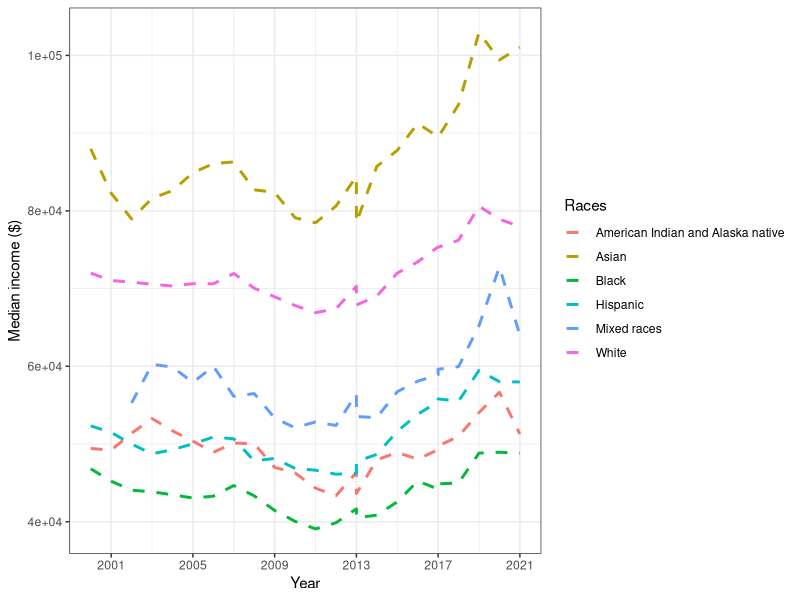
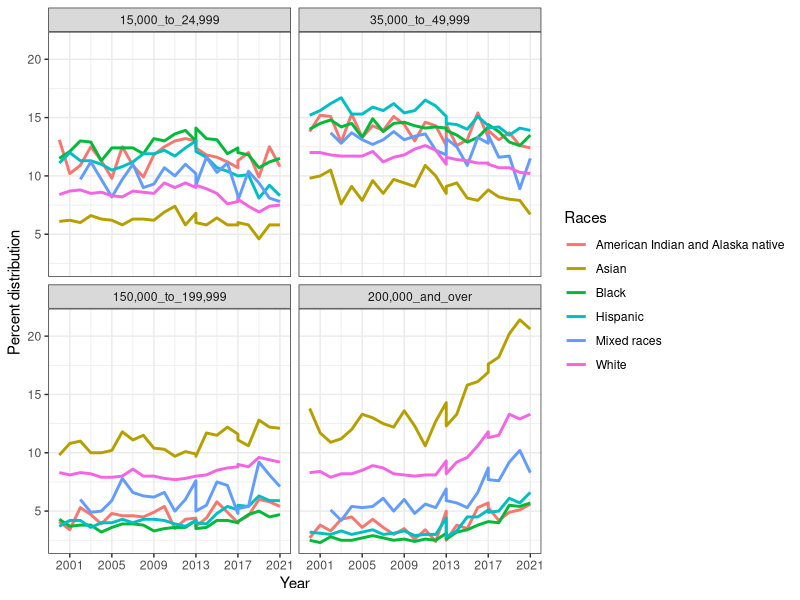
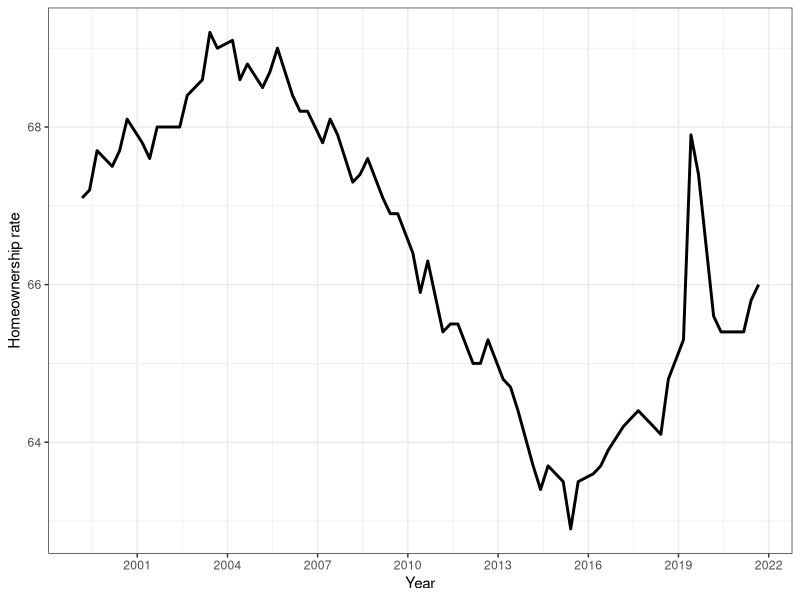
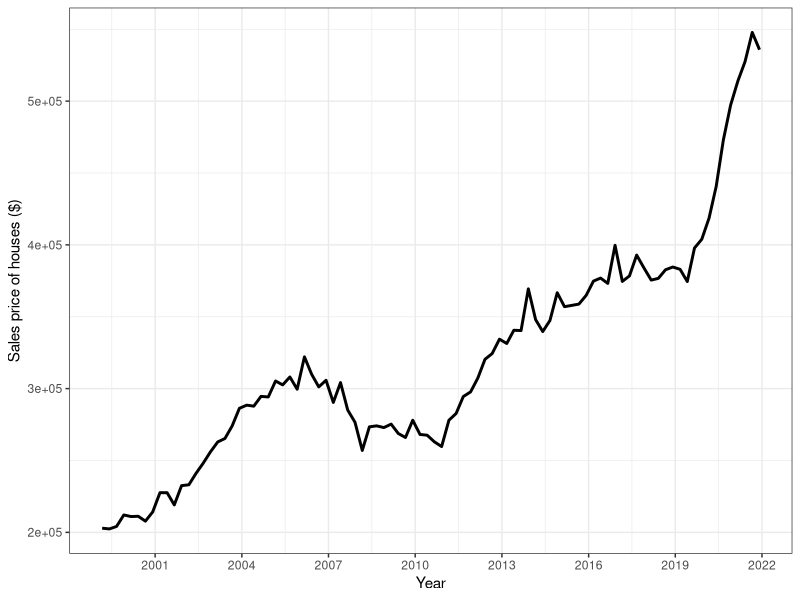

Recreate these plots in R, in order.
## ---- chunk 1
knitr::opts_chunk$set(echo = TRUE)
## ---- chunk 2
rm(list = ls(all.names = TRUE))
cat("\014")
library(skimr)
library(data.table)
library(dplyr)
library(ggplot2)
library(tidyr)
library(kableExtra)
library(zoo)
## ---- chunk 3
income = fread('tableA2.csv')
income$Number_thousands = as.numeric(income$Number_thousands)
income$Median_income = as.numeric(income$Median_income)
income$Margin_of_error_for_median = as.numeric(income$Margin_of_error_for_median)
income$Mean_income = as.numeric(income$Mean_income)
income$Margin_of_error_for_mean = as.numeric(income$Margin_of_error_for_mean)
i= income %>% 
  select(-Margin_of_error_for_median, -Margin_of_error_for_mean) %>% 
  na.omit()  
#skim (i)
## ---- chunk 4
income = fread('tableA2.csv') %>% 
  tibble 
df= income %>% 
  select(-Margin_of_error_for_median, -Margin_of_error_for_mean) %>% 
  na.omit() %>% 
  filter(!Races=='Blackd', !Races =='Asiand', !Races == 'Whited', !Races=='All races', !Races=='American Indian and Alaska native comb') %>% 
  filter(between(Year, 2000,2021))
ggplot(df, aes (Year, Median_income, color=Races)) +
         geom_line(linetype='dashed', size=1)+
         theme_bw() +
         labs(x = "Year", y = "Median income ($)", fill="Races") +
         scale_x_continuous(breaks=seq(1993,2021,by=4))+
         scale_fill_brewer(palette = "Set2")
## ---- chunk 5
year93 = df %>% 
  select(Year, Median_income, Races) %>% 
  filter(Year==2000) 
year21 = df %>% 
  select(Year, Median_income, Races) %>% 
  filter(Year==2021)
final = full_join(year93,year21, by = "Races" )
final %>% 
  mutate('Median income increase' = round ((Median_income.y - Median_income.x)/(2021-2000), digits=0)) %>% 
  select(Races,'Median income increase')  %>% 
  filter (!Races=='Mixed races') %>% 
  kable(align=rep('c', 3), format = "pandoc", booktabs = TRUE, caption = "Real median income increase between 2000-2021 (slope of the lines) for each race", escape = FALSE)
## ---- chunk 6
dfl = pivot_longer(df, cols = c('15,000_to_24,999' , '35,000_to_49,999', '150,000_to_199,999',  '200,000_and_over'))
dfl$name= as.factor(dfl$name)
ggplot(dfl, aes (Year, value, color=Races)) +
         facet_wrap(~factor(name, levels = c('15,000_to_24,999', '35,000_to_49,999', '150,000_to_199,999', '200,000_and_over')))+
         geom_line(size=1)+
         theme_bw() +
         scale_x_continuous(breaks=seq(1993,2021,by=4))+
         labs(x = "Year", y = "Percent distribution", fill="Races") 
## ---- chunk 7
home = read.csv('home.csv')
home$DATE = strptime(as.character(home$DATE), "%m/%d/%Y") %>% 
  as.Date((home$DATE), format = "%d-%m-%y")
home %>% 
  filter(DATE>'1999-07-01') %>% 
  ggplot(aes (DATE, Percent)) +
         geom_line(size=1)+
         theme_bw() +
         labs(x = "Year", y = "Homeownership rate") +
         scale_x_date(date_breaks = "36 months", date_labels = "%Y")+
         scale_fill_brewer(palette = "Set2")
## ---- chunk 8
home_price = read.csv('home_price.csv')
home_price$Date = strptime(as.character(home_price$Date), "%m/%d/%Y") %>% 
  as.Date((home_price$Date), format = "%d-%m-%y")
home_price %>% 
  filter(Date>'1999-10-01') %>% 
  ggplot(aes (Date, Price)) +
         geom_line(size=1)+
         theme_bw() +
         labs(x = "Year", y = "Sales price of houses ($)") +
         scale_x_date(date_breaks = "36 months", date_labels = "%Y")+
         scale_fill_brewer(palette = "Set2")
## ---- chunk 9
df=read.csv("Project.csv")
kable(df, align = "l")|>
 column_spec(1, width = "3cm")|>
 column_spec(2, width = "4cm")|>
 column_spec(3, width = "10cm")
